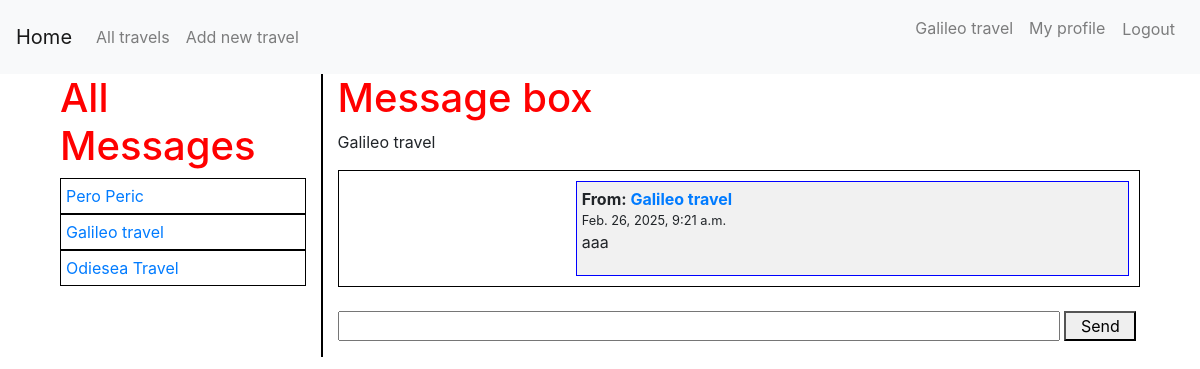
/accounts/messages/2 (signed in), run on the app's committed database.
### travels/models.py (models this page shows, shortened)
class Account(models.Model):
    user = models.OneToOneField(User, on_delete=models.CASCADE)
    name = models.CharField(max_length=100)
    organization = models.BooleanField()

class Messages(models.Model):
    sender_id = models.ForeignKey(User, on_delete=models.CASCADE, related_name='sender')
    reciever_id = models.ForeignKey(User, on_delete=models.CASCADE, related_name='reciever')
    text= models.TextField()
    sent_at = models.DateTimeField(auto_now_add=True)

### accounts/views.py (the view)
# urls.py: path('messages/<int:user_id>', views.chat, name="chat"),
@login_required
def chat(request, user_id):
    user1 = get_object_or_404(User, pk=user_id)
    my_messages = Messages.objects.filter(reciever_id=request.user)
    mess=Messages.objects.filter(sender_id=request.user)
    seen_senders = set()
    unique_messages = []
    uni_messages = []
    for message in my_messages:
        if message.sender_id.id not in seen_senders:
            unique_messages.append(message)
            seen_senders.add(message.sender_id.id)
    for message2 in mess:
        if message2.reciever_id.id not in seen_senders:
            uni_messages.append(message2)
            seen_senders.add(message2.reciever_id.id)
    chat = Messages.objects.filter(
        Q(sender_id=request.user, reciever_id=user1) |
        Q(sender_id=user1, reciever_id=request.user)
    ).order_by('sent_at')
    context = {
        'my_messages': unique_messages,
        'messages2': uni_messages,
        'chat': chat,
        'user1': user1,
        'user_id': user_id
    }
    return render(request, 'accounts/chat.html', context)

### accounts/templates/accounts/chat.html (shortened to what this page needs)
{% extends "accounts/messages.html" %}
{% block parent_content %}
<p>{{user1.account.name}}</p>
<div class="messages">
    {% for message in chat  %}
      <div class="message
      {% if request.user == message.sender_id %}
        my-message
        {% else %}
        their-message
      {% endif %}
        ">
        <strong>
          From:
          <a href="{% url 'accounts:profile' message.sender_id.id %}">
            {{message.sender_id.account.name}}
          </a>
        </strong> <br>
        <small>
          {{message.sent_at}}
        </small>
        <p>
          {{message.text}}
        </p>
      </div>
    {% endfor %}
  </div>
<br>
            <form method="post" action="{% url 'accounts:create-message' user_id %}">
             <input type="text" name="message" style="width: 90%;">
              <button type="submit" style="width: 9%;"> Send</button>
          </form>
{% endblock %}

### accounts/templates/accounts/messages.html (shortened to what this page needs)
{% extends "travels/base.html" %}
{% block content %}
<div class="content container">
    <div class="row">
        <div class="col-md-3" style="border-right: 2px solid black;">
            <h1>All Messages</h1>
            {% for message in my_messages  %}
            <div class="messages">
                <a href="{% url 'accounts:chat' message.sender_id.id%}">{{message.sender_id.account.name}}</a>
            </div>
            {% endfor %}
            {% for message in messages2  %}
            <div class="messages">
                <a href="{% url 'accounts:chat' message.reciever_id.id%}">{{message.reciever_id.account.name}}</a>
            </div>
            {% endfor %}
        </div>
        <div class="col-md-9">
            <h1>Message box</h1>
            {% block parent_content %}{% endblock %}
        </div>
    </div>
</div>
{% endblock %}

### travels/templates/travels/base.html (shortened to what this page needs)
{% load static %}
<html>
  <head>
    <link rel="stylesheet" href="https://maxcdn.bootstrapcdn.com/bootstrap/4.5.2/css/bootstrap.min.css">
    <link rel="stylesheet" href="{% static 'travels/css/travels.css' %}">
  </head>
  <body>
    <div class="page-header">
      <nav class="navbar navbar-expand-lg navbar-light bg-light">
        <a class="navbar-brand" href="{% url 'home' %}">Home</a>
        <div class="collapse navbar-collapse" id="navbarSupportedContent">
          <ul class="navbar-nav mr-auto">
            <li class="nav-item">
              <a class="nav-link" href="{% url 'list'%}">All travels</a>
            </li>
            {% if request.user.account.organization %}
              <li class="nav-item">
                <a class="nav-link" href="{% url 'create-travel' %}">Add new travel</a>
              </li>
            {% endif %}
          </ul>
          <ul class="navbar-nav ml-auto">
            {% if request.user.is_authenticated %}
            <li class="nav-item">
              <a class="nav-link" href="{% url 'accounts:dashboard' %}">{{user.account.name}}</a>
            </li>
            <li class="nav-item">
              <a class="nav-link" href="{% url 'accounts:profile' user.id %}">My profile</a>
            </li>
              <li class="nav-item">
                <form action="{% url 'logout' %}" method="post">
                  <button class="btn btn-link nav-link" type="submit">Logout</button>
                </form>
              </li>
            {% endif %}
          </ul>
        </div>
      </nav>
    </div>
    <div class="content container">
      <div class="row">
        <div class="col-md-12">
          {% block content %}
          {% endblock %}
        </div>
      </div>
    </div>
  </body>
</html>

### travels/static/travels/css/travels.css (style rules this page uses)
.content h1 { color: red; }
.messages { padding: 5px; border: 1px solid black; }
.messages .message { padding: 5px; border: 1px solid red; margin: 5px; width: 70%; background: #f1f1f1; }
.messages .message.my-message { border: 1px solid blue; margin-left: auto; margin-right: 5px; }

### data on the page
Messages: sender_id.account.name "Pero Peric"
Messages: sender_id.account.name "Galileo travel", sent_at "Feb. 26, 2025, 9:21 a.m.", text "aaa"
Messages: reciever_id.account.name "Odiesea Travel"

### other printed values
{{ user.account.name }} "Galileo travel"
{{ user1.account.name }} "Galileo travel"
